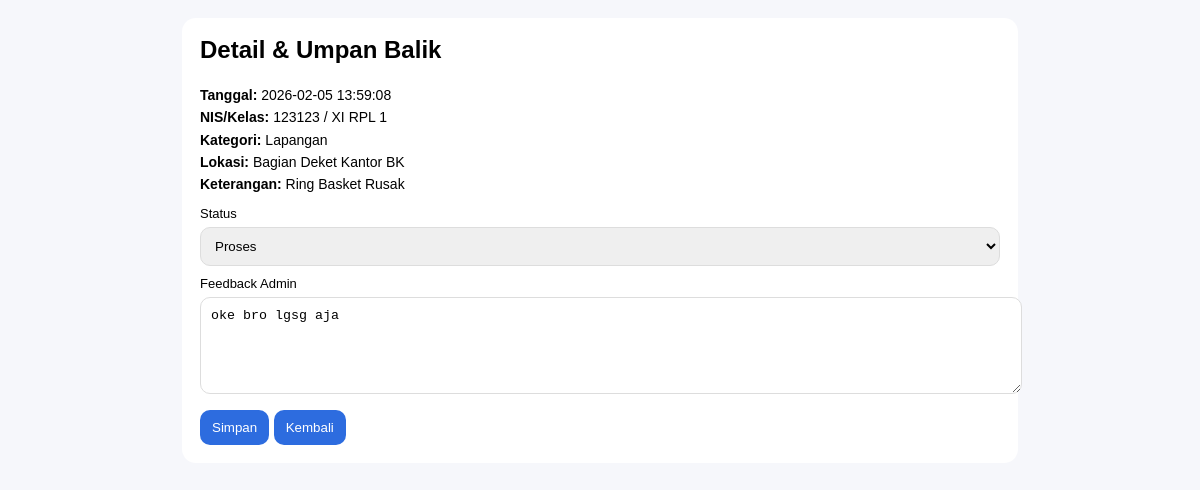
The page /pengaduan_sekolah_baru/public/admin_aspirasi_detail.php?id=1 (signed in) on the database its author committed.
### tables this page shows
CREATE TABLE `input_aspirasi` (
  `id_pelaporan` int(5) NOT NULL,
  `nis` int(10) NOT NULL,
  `id_kategori` int(5) NOT NULL,
  `lokasi` varchar(50) NOT NULL,
  `ket` varchar(50) NOT NULL,
  `created_at` timestamp NOT NULL DEFAULT current_timestamp()
);

CREATE TABLE `siswa` (
  `nis` int(10) NOT NULL,
  `nama` varchar(100) NOT NULL,
  `kelas` varchar(10) NOT NULL,
  `password_hash` varchar(255) NOT NULL,
  `created_at` datetime NOT NULL DEFAULT current_timestamp()
);

CREATE TABLE `kategori` (
  `id_kategori` int(5) NOT NULL,
  `ket_kategori` varchar(30) NOT NULL
);

CREATE TABLE `aspirasi` (
  `id_aspirasi` int(5) NOT NULL,
  `id_pelaporan` int(11) NOT NULL,
  `id_kategori` int(5) NOT NULL,
  `status` enum('Menunggu','Proses','Selesai') NOT NULL DEFAULT 'Menunggu',
  `feedback` text DEFAULT NULL,
  `updated_at` timestamp NULL DEFAULT NULL ON UPDATE current_timestamp()
);

### pengaduan_sekolah_baru/public/admin_aspirasi_detail.php (the view, shortened to what this page needs)
<?php
require_once __DIR__ . "/../config/koneksi.php";
$id = (int)($_GET['id'] ?? 0);
$stmt = mysqli_prepare($conn, "
  SELECT ia.id_pelaporan, ia.created_at, ia.nis, s.kelas, k.ket_kategori, ia.lokasi, ia.ket,
         a.status, a.feedback
  FROM input_aspirasi ia
  JOIN siswa s ON s.nis=ia.nis
  JOIN kategori k ON k.id_kategori=ia.id_kategori
  LEFT JOIN aspirasi a ON a.id_pelaporan=ia.id_pelaporan
  WHERE ia.id_pelaporan=?
");
mysqli_stmt_bind_param($stmt, "i", $id);
mysqli_stmt_execute($stmt);
$r = mysqli_fetch_assoc(mysqli_stmt_get_result($stmt));
?>
<!doctype html>
<html><head><meta charset="utf-8"><title>Detail Aspirasi</title>
</head>
<body>
  <div class="card">
    <h2 style="margin-top:0">Detail & Umpan Balik</h2>
    <div style="margin-top:12px;font-size:14px;line-height:1.6">
      <b>Tanggal:</b> <?= htmlspecialchars($r['created_at']) ?><br>
      <b>NIS/Kelas:</b> <?= (int)$r['nis'] ?> / <?= htmlspecialchars($r['kelas']) ?><br>
      <b>Kategori:</b> <?= htmlspecialchars($r['ket_kategori']) ?><br>
      <b>Lokasi:</b> <?= htmlspecialchars($r['lokasi']) ?><br>
      <b>Keterangan:</b> <?= htmlspecialchars($r['ket']) ?><br>
    </div>
    <form method="post" style="margin-top:10px">
      <label>Status</label>
      <select name="status">
        <?php foreach(['Menunggu','Proses','Selesai'] as $st): ?>
          <option value="<?= $st ?>" <?= ($r['status']===$st?'selected':'') ?>><?= $st ?></option>
        <?php endforeach; ?>
      </select>
      <label>Feedback Admin</label>
      <textarea name="feedback" rows="5" placeholder="Tulis umpan balik..."><?= htmlspecialchars($r['feedback'] ?? '') ?></textarea>
      <div style="margin-top:12px">
        <button type="submit">Simpan</button>
        <button type="button" onclick="window.location.href='admin_dashboard.php'">Kembali</button>
      </div>
    </form>
  </div>
</body></html>

### pengaduan_sekolah_baru/public/admin_aspirasi_detail.php (style rules this page uses)
body { font-family:Arial;background:#f6f7fb;margin:0 }
.card { max-width:800px;margin:18px auto;background:#fff;border-radius:14px;padding:18px }
label { display:block;margin:10px 0 6px;font-size:13px }
select,textarea { width:100%;padding:10px;border:1px solid #ddd;border-radius:10px }
button,a { padding:10px 12px;border-radius:10px;border:0 }
button { background:#2d6cdf;color:#fff;cursor:pointer }

### rows shown on the page
input_aspirasi: created_at "2026-02-05 13:59:08", nis "123123", nis.kelas "XI RPL 1", id_kategori.ket_kategori "Lapangan", lokasi "Bagian Deket Kantor BK", ket "Ring Basket Rusak", feedback "oke bro lgsg aja"
aspirasi: status "Proses"
